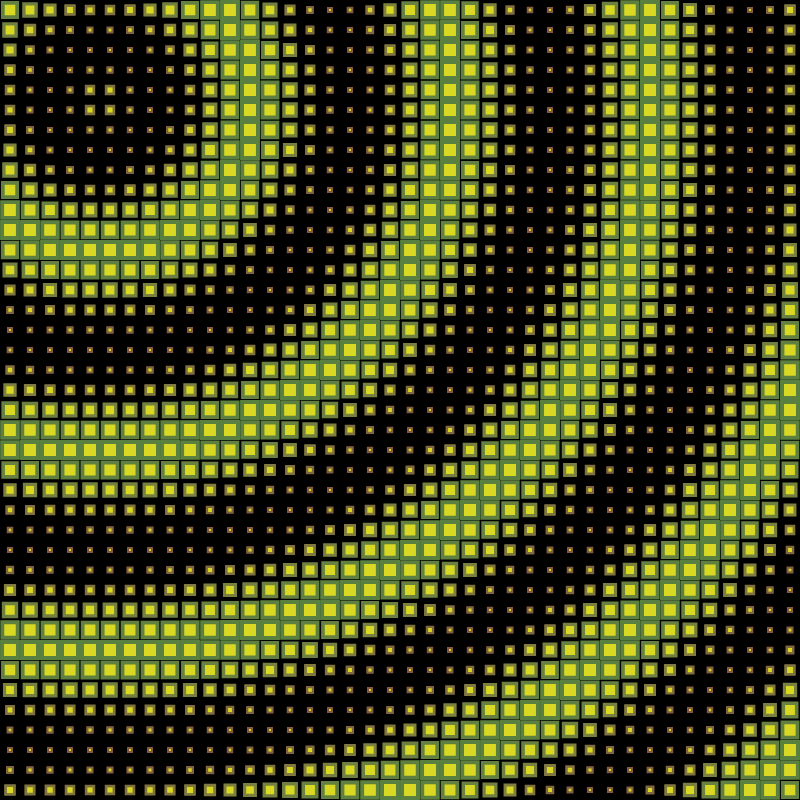
Frame 1 (no input)
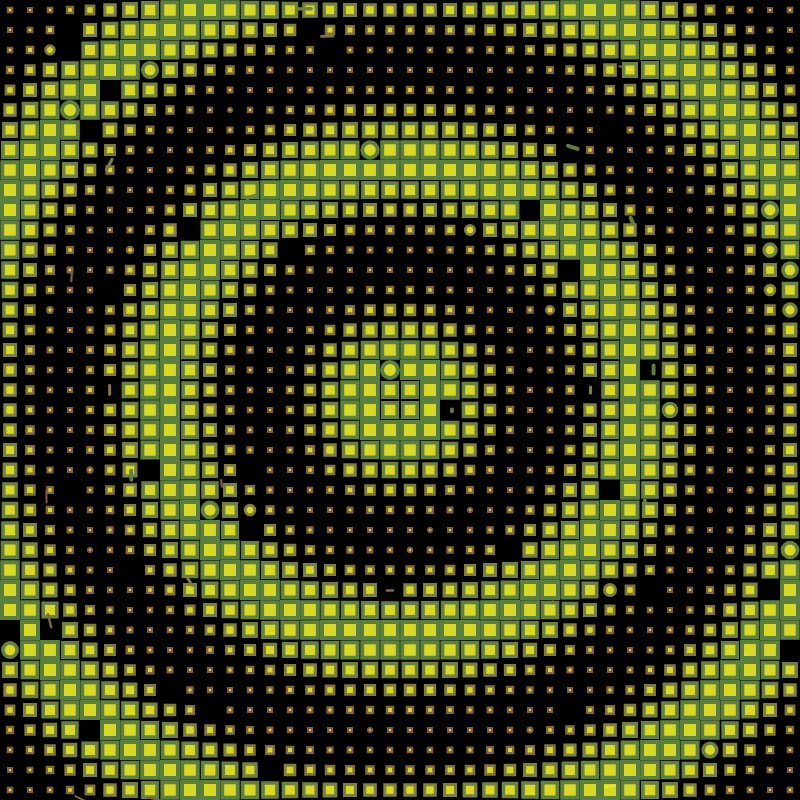
Frame 60 (no input)
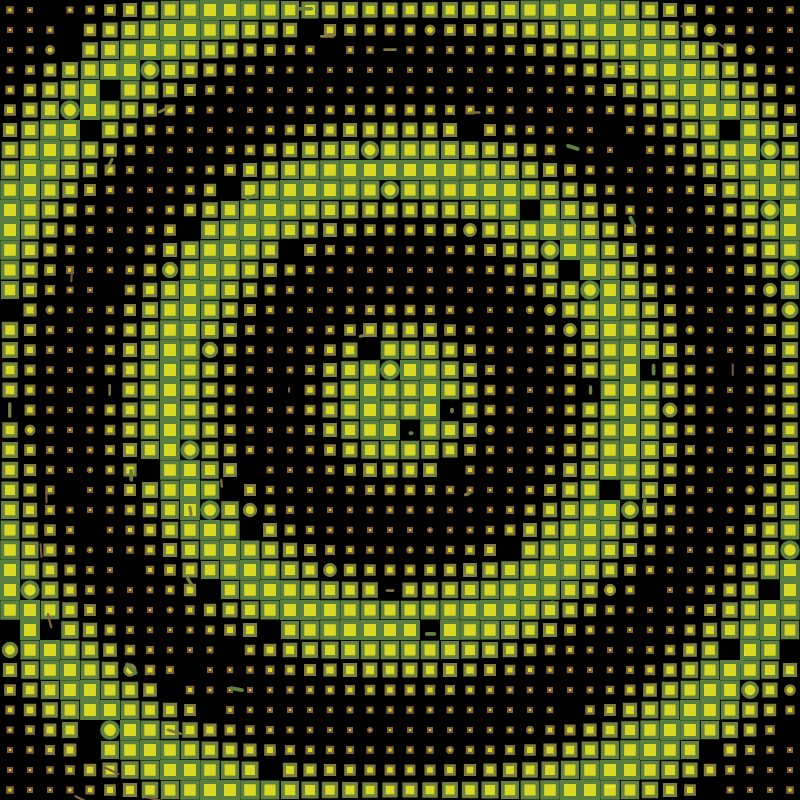
Frame 120 (the mouse pressed at the canvas centre since frame 60)

The p5.js sketch that drew these frames (run headless with seeded random() and noise() and a simulated clock; from frame 60 on, the mouse is pressed at the canvas centre):

// p5.js sketch
// ── sketch.js
let boids = [];
var offsetValue,
  seed = 0,
  t = 0,
  delta = 0.02;

function setup() {
  createCanvas(800, 800);
  rectMode(CENTER);
  offsetValue = createVector(100, 100);
  for (let i = 0; i < 40; i++) {
    for (let j = 0; j < 40; j++) {
      boids.push(new Boid(10 + i * 20, 10 + j * 20, 1));
    }
  }
  colorMode(HSB);
  rectMode(CENTER);
}

function draw() {
  background(0);
  t = t + delta;
  delta = probabilityGate(4, delta);
  for (let i = 0; i < boids.length; i++) {
    boids[i].render();
    boids[i].mutate();
  }
  offsetValue = createVector(
    periodicFunction(seed, width / 3, (2 * width) / 3, 1),
    periodicFunction(-seed, height / 3, (2 * height) / 3, 1)
  );
}

class Boid {
  constructor(x, y, type) {
    this.position = createVector(x, y);
    this.type = type;
  }

  mutate() {
    if (random(1) < 0.001) {
      this.type = ceil(random(0,3));
    }
  }

  render() {
    // fill(periodicFunction(1, 2, 255, 1), 50, 50, 0.4);
    // stroke(periodicFunction(1, 2, 255, 1), 50, 50);
    let size = periodicFunction(
      t - offset(this.position.x, this.position.y),
      4,
      16,
      1
    );
    if (this.type == 1) {
      stroke(size * 6, 50, 50);
      strokeWeight(map(size, 4, 16, 2, 4));
      fill(60, 83, 100, 0.85);
      rect(this.position.x, this.position.y, size, size);
    } else if (this.type == 2) {
      noFill();
      let centerVect = createVector(width / 2, height / 2);
      push();
      translate(width / 2, height / 2);
      let tempVect = createVector(
        this.position.x - width / 2,
        this.position.y - height / 2
      );
      let angle = tempVect.heading();
      pop();

      arc(
        width / 2,
        height / 2,
        (2 *
          dist(this.position.x, this.position.y, centerVect.x, centerVect.y)) /
          cos(angle),
        (2 *
          dist(this.position.x, this.position.y, centerVect.x, centerVect.y)) /
          sin(angle),
        angle - HALF_PI / 100,
        angle + HALF_PI / 100
      );
    } else {
      stroke(size * 6, 50, 50);
      strokeWeight(map(size, 4, 16, 2, 4));
      fill(60, 83, 100, 0.85);
      circle(this.position.x, this.position.y, size);
    }
  }
}

// 2* dist(this.position.x, this.position.y, centerVect.x, centerVect.y),
// 2* dist(this.position.x, this.position.y, centerVect.x, centerVect.y),

function periodicFunction(p, min, max, ratio) {
  return map(sin((PI * p) / ratio), -1, 1, min, max);
}

function offset(x, y) {
  return 0.01 * dist(x, y, offsetValue.x, offsetValue.y);
}

function probabilityGate(p, v) {
  if (random(1) < p / 100) {
    v = -1 * v;
  }
  return v;
}
